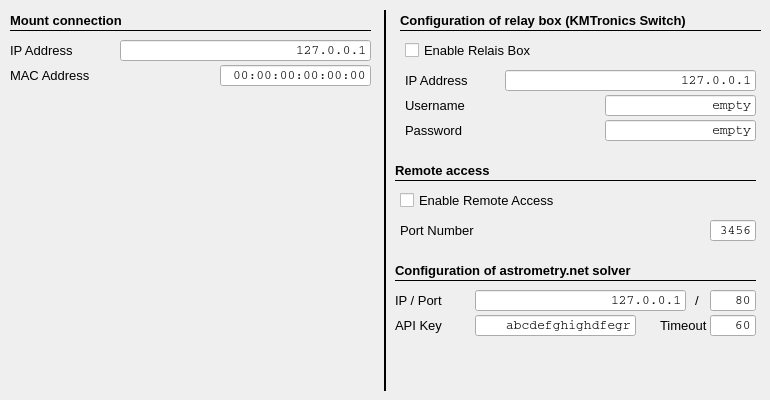
     <widget class="QWidget" name="tab_14">
      <attribute name="title">
       <string>IP Connections </string>
      </attribute>
      <widget class="QLabel" name="label_mountMAC">
       <property name="geometry">
        <rect>
         <x>10</x>
         <y>65</y>
         <width>161</width>
         <height>21</height>
        </rect>
       </property>
       <property name="font">
        <font>
         <pointsize>10</pointsize>
        </font>
       </property>
       <property name="text">
        <string>MAC Address</string>
       </property>
      </widget>
      <widget class="QLabel" name="label_mountIP">
       <property name="geometry">
        <rect>
         <x>10</x>
         <y>40</y>
         <width>81</width>
         <height>21</height>
        </rect>
       </property>
       <property name="font">
        <font>
         <pointsize>10</pointsize>
        </font>
       </property>
       <property name="text">
        <string>IP Address</string>
       </property>
      </widget>
      <widget class="QLineEdit" name="mountHost">
       <property name="geometry">
        <rect>
         <x>120</x>
         <y>40</y>
         <width>251</width>
         <height>21</height>
        </rect>
       </property>
       <property name="font">
        <font>
         <family>Courier</family>
         <pointsize>10</pointsize>
         <weight>50</weight>
         <bold>false</bold>
        </font>
       </property>
       <property name="mouseTracking">
        <bool>false</bool>
       </property>
       <property name="acceptDrops">
        <bool>false</bool>
       </property>
       <property name="toolTip">
        <string>&lt;html&gt;&lt;head/&gt;&lt;body&gt;&lt;p&gt;IP address of mount, ip address and host names!&lt;/p&gt;&lt;/body&gt;&lt;/html&gt;</string>
       </property>
       <property name="layoutDirection">
        <enum>Qt::RightToLeft</enum>
       </property>
       <property name="text">
        <string>127.0.0.1</string>
       </property>
       <property name="maxLength">
        <number>50</number>
       </property>
       <property name="alignment">
        <set>Qt::AlignRight|Qt::AlignTrailing|Qt::AlignVCenter</set>
       </property>
       <property name="dragEnabled">
        <bool>true</bool>
       </property>
       <property name="readOnly">
        <bool>false</bool>
       </property>
      </widget>
      <widget class="QLineEdit" name="mountMAC">
       <property name="geometry">
        <rect>
         <x>220</x>
         <y>65</y>
         <width>151</width>
         <height>21</height>
        </rect>
       </property>
       <property name="font">
        <font>
         <family>Courier</family>
         <pointsize>10</pointsize>
         <weight>50</weight>
         <bold>false</bold>
        </font>
       </property>
       <property name="mouseTracking">
        <bool>false</bool>
       </property>
       <property name="acceptDrops">
        <bool>false</bool>
       </property>
       <property name="toolTip">
        <string>&lt;html&gt;&lt;head/&gt;&lt;body&gt;&lt;p&gt;&lt;span style=&quot; font-weight:400;&quot;&gt;MAC address of the mount&lt;/span&gt;&lt;/p&gt;&lt;/body&gt;&lt;/html&gt;</string>
       </property>
       <property name="layoutDirection">
        <enum>Qt::RightToLeft</enum>
       </property>
       <property name="text">
        <string>00:00:00:00:00:00</string>
       </property>
       <property name="maxLength">
        <number>18</number>
       </property>
       <property name="alignment">
        <set>Qt::AlignRight|Qt::AlignTrailing|Qt::AlignVCenter</set>
       </property>
       <property name="dragEnabled">
        <bool>true</bool>
       </property>
       <property name="readOnly">
        <bool>false</bool>
       </property>
      </widget>
      <widget class="QLineEdit" name="le_remotePort">
       <property name="geometry">
        <rect>
         <x>710</x>
         <y>220</y>
         <width>46</width>
         <height>21</height>
        </rect>
       </property>
       <property name="font">
        <font>
         <family>Courier</family>
         <pointsize>10</pointsize>
         <weight>50</weight>
         <bold>false</bold>
        </font>
       </property>
       <property name="mouseTracking">
        <bool>false</bool>
       </property>
       <property name="acceptDrops">
        <bool>false</bool>
       </property>
       <property name="toolTip">
        <string>&lt;html&gt;&lt;head/&gt;&lt;body&gt;&lt;p&gt;&lt;span style=&quot; font-weight:400;&quot;&gt;Port number for remote access.&lt;/span&gt;&lt;/p&gt;&lt;/body&gt;&lt;/html&gt;</string>
       </property>
       <property name="layoutDirection">
        <enum>Qt::RightToLeft</enum>
       </property>
       <property name="inputMask">
        <string/>
       </property>
       <property name="text">
        <string>3456</string>
       </property>
       <property name="maxLength">
        <number>5</number>
       </property>
       <property name="alignment">
        <set>Qt::AlignRight|Qt::AlignTrailing|Qt::AlignVCenter</set>
       </property>
       <property name="dragEnabled">
        <bool>true</bool>
       </property>
       <property name="readOnly">
        <bool>false</bool>
       </property>
       <property name="cursorMoveStyle">
        <enum>Qt::VisualMoveStyle</enum>
       </property>
      </widget>
      <widget class="QLabel" name="label_193">
       <property name="geometry">
        <rect>
         <x>395</x>
         <y>160</y>
         <width>171</width>
         <height>21</height>
        </rect>
       </property>
       <property name="font">
        <font>
         <pointsize>10</pointsize>
         <weight>75</weight>
         <bold>true</bold>
        </font>
       </property>
       <property name="text">
        <string>Remote access</string>
       </property>
      </widget>
      <widget class="Line" name="line_49">
       <property name="geometry">
        <rect>
         <x>395</x>
         <y>180</y>
         <width>361</width>
         <height>1</height>
        </rect>
       </property>
       <property name="font">
        <font>
         <pointsize>10</pointsize>
        </font>
       </property>
       <property name="frameShadow">
        <enum>QFrame::Plain</enum>
       </property>
       <property name="orientation">
        <enum>Qt::Horizontal</enum>
       </property>
      </widget>
      <widget class="QCheckBox" name="checkEnableRemoteAccess">
       <property name="geometry">
        <rect>
         <x>400</x>
         <y>190</y>
         <width>201</width>
         <height>21</height>
        </rect>
       </property>
       <property name="font">
        <font>
         <pointsize>10</pointsize>
        </font>
       </property>
       <property name="toolTip">
        <string>&lt;html&gt;&lt;head/&gt;&lt;body&gt;&lt;p&gt;Enable / disable remote access for shutdown.&lt;/p&gt;&lt;/body&gt;&lt;/html&gt;</string>
       </property>
       <property name="text">
        <string>Enable Remote Access</string>
       </property>
       <property name="checked">
        <bool>false</bool>
       </property>
      </widget>
      <widget class="Line" name="line_80">
       <property name="geometry">
        <rect>
         <x>380</x>
         <y>10</y>
         <width>11</width>
         <height>381</height>
        </rect>
       </property>
       <property name="styleSheet">
        <string notr="true"/>
       </property>
       <property name="frameShadow">
        <enum>QFrame::Plain</enum>
       </property>
       <property name="lineWidth">
        <number>2</number>
       </property>
       <property name="orientation">
        <enum>Qt::Vertical</enum>
       </property>
      </widget>
      <widget class="QLabel" name="label_200">
       <property name="geometry">
        <rect>
         <x>10</x>
         <y>10</y>
         <width>291</width>
         <height>21</height>
        </rect>
       </property>
       <property name="font">
        <font>
         <family>Arial</family>
         <pointsize>10</pointsize>
         <weight>75</weight>
         <bold>true</bold>
        </font>
       </property>
       <property name="text">
        <string>Mount connection</string>
       </property>
      </widget>
      <widget class="Line" name="line_61">
       <property name="geometry">
        <rect>
         <x>10</x>
         <y>30</y>
         <width>361</width>
         <height>1</height>
        </rect>
       </property>
       <property name="font">
        <font>
         <pointsize>10</pointsize>
        </font>
       </property>
       <property name="frameShadow">
        <enum>QFrame::Plain</enum>
       </property>
       <property name="orientation">
        <enum>Qt::Horizontal</enum>
       </property>
      </widget>
      <widget class="QLabel" name="label_mountIP_5">
       <property name="geometry">
        <rect>
         <x>400</x>
         <y>220</y>
         <width>161</width>
         <height>21</height>
        </rect>
       </property>
       <property name="font">
        <font>
         <pointsize>10</pointsize>
        </font>
       </property>
       <property name="text">
        <string>Port Number</string>
       </property>
      </widget>
      <widget class="QLabel" name="label_260">
       <property name="geometry">
        <rect>
         <x>395</x>
         <y>260</y>
         <width>281</width>
         <height>21</height>
        </rect>
       </property>
       <property name="font">
        <font>
         <pointsize>10</pointsize>
         <weight>75</weight>
         <bold>true</bold>
        </font>
       </property>
       <property name="text">
        <string>Configuration of astrometry.net solver</string>
       </property>
      </widget>
      <widget class="Line" name="line_79">
       <property name="geometry">
        <rect>
         <x>395</x>
         <y>280</y>
         <width>361</width>
         <height>1</height>
        </rect>
       </property>
       <property name="font">
        <font>
         <pointsize>10</pointsize>
        </font>
       </property>
       <property name="frameShadow">
        <enum>QFrame::Plain</enum>
       </property>
       <property name="orientation">
        <enum>Qt::Horizontal</enum>
       </property>
      </widget>
      <widget class="Line" name="line_48">
       <property name="geometry">
        <rect>
         <x>400</x>
         <y>30</y>
         <width>361</width>
         <height>1</height>
        </rect>
       </property>
       <property name="font">
        <font>
         <pointsize>10</pointsize>
        </font>
       </property>
       <property name="frameShadow">
        <enum>QFrame::Plain</enum>
       </property>
       <property name="orientation">
        <enum>Qt::Horizontal</enum>
       </property>
      </widget>
      <widget class="QLabel" name="label_mountIP_2">
       <property name="geometry">
        <rect>
         <x>405</x>
         <y>70</y>
         <width>71</width>
         <height>21</height>
        </rect>
       </property>
       <property name="font">
        <font>
         <pointsize>10</pointsize>
        </font>
       </property>
       <property name="text">
        <string>IP Address</string>
       </property>
      </widget>
      <widget class="QLineEdit" name="relayPassword">
       <property name="geometry">
        <rect>
         <x>605</x>
         <y>120</y>
         <width>151</width>
         <height>21</height>
        </rect>
       </property>
       <property name="font">
        <font>
         <family>Courier</family>
         <pointsize>10</pointsize>
         <weight>50</weight>
         <bold>false</bold>
        </font>
       </property>
       <property name="mouseTracking">
        <bool>false</bool>
       </property>
       <property name="acceptDrops">
        <bool>false</bool>
       </property>
       <property name="toolTip">
        <string>&lt;html&gt;&lt;head/&gt;&lt;body&gt;&lt;p&gt;&lt;span style=&quot; font-weight:400;&quot;&gt;Password of relay switch. Is not saved encrypted !&lt;/span&gt;&lt;/p&gt;&lt;/body&gt;&lt;/html&gt;</string>
       </property>
       <property name="layoutDirection">
        <enum>Qt::RightToLeft</enum>
       </property>
       <property name="text">
        <string>empty</string>
       </property>
       <property name="maxLength">
        <number>15</number>
       </property>
       <property name="alignment">
        <set>Qt::AlignRight|Qt::AlignTrailing|Qt::AlignVCenter</set>
       </property>
       <property name="dragEnabled">
        <bool>true</bool>
       </property>
       <property name="readOnly">
        <bool>false</bool>
       </property>
      </widget>
      <widget class="QLineEdit" name="relayUser">
       <property name="geometry">
        <rect>
         <x>605</x>
         <y>95</y>
         <width>151</width>
         <height>21</height>
        </rect>
       </property>
       <property name="font">
        <font>
         <family>Courier</family>
         <pointsize>10</pointsize>
         <weight>50</weight>
         <bold>false</bold>
        </font>
       </property>
       <property name="mouseTracking">
        <bool>false</bool>
       </property>
       <property name="acceptDrops">
        <bool>false</bool>
       </property>
       <property name="toolTip">
        <string>&lt;html&gt;&lt;head/&gt;&lt;body&gt;&lt;p&gt;&lt;span style=&quot; font-weight:400;&quot;&gt;Username of relay switch. Is not saved encrypted !&lt;/span&gt;&lt;/p&gt;&lt;/body&gt;&lt;/html&gt;</string>
       </property>
       <property name="layoutDirection">
        <enum>Qt::RightToLeft</enum>
       </property>
       <property name="text">
        <string>empty</string>
       </property>
       <property name="maxLength">
        <number>15</number>
       </property>
       <property name="alignment">
        <set>Qt::AlignRight|Qt::AlignTrailing|Qt::AlignVCenter</set>
       </property>
       <property name="dragEnabled">
        <bool>true</bool>
       </property>
       <property name="readOnly">
        <bool>false</bool>
       </property>
      </widget>
      <widget class="QLabel" name="label_196">
       <property name="geometry">
        <rect>
         <x>405</x>
         <y>95</y>
         <width>161</width>
         <height>21</height>
        </rect>
       </property>
       <property name="font">
        <font>
         <pointsize>10</pointsize>
        </font>
       </property>
       <property name="text">
        <string>Username</string>
       </property>
      </widget>
      <widget class="QCheckBox" name="checkEnableRelay">
       <property name="geometry">
        <rect>
         <x>405</x>
         <y>40</y>
         <width>201</width>
         <height>21</height>
        </rect>
       </property>
       <property name="font">
        <font>
         <pointsize>10</pointsize>
        </font>
       </property>
       <property name="toolTip">
        <string>&lt;html&gt;&lt;head/&gt;&lt;body&gt;&lt;p&gt;Enable / disable relay functions.&lt;/p&gt;&lt;/body&gt;&lt;/html&gt;</string>
       </property>
       <property name="text">
        <string>Enable Relais Box</string>
       </property>
       <property name="checked">
        <bool>false</bool>
       </property>
      </widget>
      <widget class="QLabel" name="label_197">
       <property name="geometry">
        <rect>
         <x>405</x>
         <y>120</y>
         <width>161</width>
         <height>21</height>
        </rect>
       </property>
       <property name="font">
        <font>
         <pointsize>10</pointsize>
        </font>
       </property>
       <property name="text">
        <string>Password</string>
       </property>
      </widget>
      <widget class="QLineEdit" name="relayHost">
       <property name="geometry">
        <rect>
         <x>505</x>
         <y>70</y>
         <width>251</width>
         <height>21</height>
        </rect>
       </property>
       <property name="font">
        <font>
         <family>Courier</family>
         <pointsize>10</pointsize>
         <weight>50</weight>
         <bold>false</bold>
        </font>
       </property>
       <property name="mouseTracking">
        <bool>false</bool>
       </property>
       <property name="acceptDrops">
        <bool>false</bool>
       </property>
       <property name="toolTip">
        <string>&lt;html&gt;&lt;head/&gt;&lt;body&gt;&lt;p&gt;IP address of relay switch, ip address and host names!&lt;/p&gt;&lt;/body&gt;&lt;/html&gt;</string>
       </property>
       <property name="layoutDirection">
        <enum>Qt::RightToLeft</enum>
       </property>
       <property name="text">
        <string>127.0.0.1</string>
       </property>
       <property name="maxLength">
        <number>50</number>
       </property>
       <property name="alignment">
        <set>Qt::AlignRight|Qt::AlignTrailing|Qt::AlignVCenter</set>
       </property>
       <property name="dragEnabled">
        <bool>true</bool>
       </property>
       <property name="readOnly">
        <bool>false</bool>
       </property>
      </widget>
      <widget class="QLabel" name="label_141">
       <property name="geometry">
        <rect>
         <x>400</x>
         <y>10</y>
         <width>306</width>
         <height>21</height>
        </rect>
       </property>
       <property name="font">
        <font>
         <pointsize>10</pointsize>
         <weight>75</weight>
         <bold>true</bold>
        </font>
       </property>
       <property name="text">
        <string>Configuration of relay box (KMTronics Switch)</string>
       </property>
      </widget>
      <widget class="QLineEdit" name="le_AstrometryAPIKey">
       <property name="geometry">
        <rect>
         <x>475</x>
         <y>315</y>
         <width>161</width>
         <height>21</height>
        </rect>
       </property>
       <property name="font">
        <font>
         <family>Courier</family>
         <pointsize>10</pointsize>
         <weight>50</weight>
         <bold>false</bold>
        </font>
       </property>
       <property name="mouseTracking">
        <bool>false</bool>
       </property>
       <property name="acceptDrops">
        <bool>false</bool>
       </property>
       <property name="toolTip">
        <string>&lt;html&gt;&lt;head/&gt;&lt;body&gt;&lt;p&gt;API key from astrometry server.&lt;/p&gt;&lt;/body&gt;&lt;/html&gt;</string>
       </property>
       <property name="layoutDirection">
        <enum>Qt::RightToLeft</enum>
       </property>
       <property name="text">
        <string>abcdefghighdfegr</string>
       </property>
       <property name="maxLength">
        <number>25</number>
       </property>
       <property name="alignment">
        <set>Qt::AlignRight|Qt::AlignTrailing|Qt::AlignVCenter</set>
       </property>
       <property name="dragEnabled">
        <bool>true</bool>
       </property>
       <property name="readOnly">
        <bool>false</bool>
       </property>
      </widget>
      <widget class="QLabel" name="label_mountIP_8">
       <property name="geometry">
        <rect>
         <x>660</x>
         <y>315</y>
         <width>51</width>
         <height>21</height>
        </rect>
       </property>
       <property name="font">
        <font>
         <pointsize>10</pointsize>
        </font>
       </property>
       <property name="text">
        <string>Timeout</string>
       </property>
      </widget>
      <widget class="QLabel" name="label_mountIP_4">
       <property name="geometry">
        <rect>
         <x>395</x>
         <y>290</y>
         <width>51</width>
         <height>21</height>
        </rect>
       </property>
       <property name="font">
        <font>
         <pointsize>10</pointsize>
        </font>
       </property>
       <property name="text">
        <string>IP / Port</string>
       </property>
      </widget>
      <widget class="QLabel" name="label_mountIP_9">
       <property name="geometry">
        <rect>
         <x>695</x>
         <y>290</y>
         <width>16</width>
         <height>21</height>
        </rect>
       </property>
       <property name="font">
        <font>
         <pointsize>10</pointsize>
        </font>
       </property>
       <property name="text">
        <string>/</string>
       </property>
      </widget>
      <widget class="QLineEdit" name="le_astrometryTimeout">
       <property name="geometry">
        <rect>
         <x>710</x>
         <y>315</y>
         <width>46</width>
         <height>21</height>
        </rect>
       </property>
       <property name="font">
        <font>
         <family>Courier</family>
         <pointsize>10</pointsize>
         <weight>50</weight>
         <bold>false</bold>
        </font>
       </property>
       <property name="mouseTracking">
        <bool>false</bool>
       </property>
       <property name="acceptDrops">
        <bool>false</bool>
       </property>
       <property name="toolTip">
        <string>&lt;html&gt;&lt;head/&gt;&lt;body&gt;&lt;p&gt;Timeout for solving time.&lt;/p&gt;&lt;/body&gt;&lt;/html&gt;</string>
       </property>
       <property name="layoutDirection">
        <enum>Qt::RightToLeft</enum>
       </property>
       <property name="text">
        <string>60</string>
       </property>
       <property name="maxLength">
        <number>25</number>
       </property>
       <property name="alignment">
        <set>Qt::AlignRight|Qt::AlignTrailing|Qt::AlignVCenter</set>
       </property>
       <property name="dragEnabled">
        <bool>true</bool>
       </property>
       <property name="readOnly">
        <bool>false</bool>
       </property>
      </widget>
      <widget class="QLineEdit" name="le_AstrometryPort">
       <property name="geometry">
        <rect>
         <x>710</x>
         <y>290</y>
         <width>46</width>
         <height>21</height>
        </rect>
       </property>
       <property name="font">
        <font>
         <family>Courier</family>
         <pointsize>10</pointsize>
         <weight>50</weight>
         <bold>false</bold>
        </font>
       </property>
       <property name="mouseTracking">
        <bool>false</bool>
       </property>
       <property name="acceptDrops">
        <bool>false</bool>
       </property>
       <property name="toolTip">
        <string>&lt;html&gt;&lt;head/&gt;&lt;body&gt;&lt;p&gt;Port address of astrometry server&lt;/p&gt;&lt;/body&gt;&lt;/html&gt;</string>
       </property>
       <property name="layoutDirection">
        <enum>Qt::RightToLeft</enum>
       </property>
       <property name="inputMask">
        <string/>
       </property>
       <property name="text">
        <string>80</string>
       </property>
       <property name="maxLength">
        <number>5</number>
       </property>
       <property name="alignment">
        <set>Qt::AlignRight|Qt::AlignTrailing|Qt::AlignVCenter</set>
       </property>
       <property name="dragEnabled">
        <bool>true</bool>
       </property>
       <property name="readOnly">
        <bool>false</bool>
       </property>
      </widget>
      <widget class="QLabel" name="label_mountIP_13">
       <property name="geometry">
        <rect>
         <x>395</x>
         <y>315</y>
         <width>51</width>
         <height>21</height>
        </rect>
       </property>
       <property name="font">
        <font>
         <pointsize>10</pointsize>
        </font>
       </property>
       <property name="text">
        <string>API Key</string>
       </property>
      </widget>
      <widget class="QLineEdit" name="le_AstrometryHost">
       <property name="geometry">
        <rect>
         <x>475</x>
         <y>290</y>
         <width>211</width>
         <height>21</height>
        </rect>
       </property>
       <property name="font">
        <font>
         <family>Courier</family>
         <pointsize>10</pointsize>
         <weight>50</weight>
         <bold>false</bold>
        </font>
       </property>
       <property name="mouseTracking">
        <bool>false</bool>
       </property>
       <property name="acceptDrops">
        <bool>false</bool>
       </property>
       <property name="toolTip">
        <string>&lt;html&gt;&lt;head/&gt;&lt;body&gt;&lt;p&gt;IP address of astrometry server, ip address and host names!&lt;/p&gt;&lt;/body&gt;&lt;/html&gt;</string>
       </property>
       <property name="layoutDirection">
        <enum>Qt::RightToLeft</enum>
       </property>
       <property name="text">
        <string>127.0.0.1</string>
       </property>
       <property name="maxLength">
        <number>50</number>
       </property>
       <property name="alignment">
        <set>Qt::AlignRight|Qt::AlignTrailing|Qt::AlignVCenter</set>
       </property>
       <property name="dragEnabled">
        <bool>true</bool>
       </property>
       <property name="readOnly">
        <bool>false</bool>
       </property>
      </widget>
     </widget>
